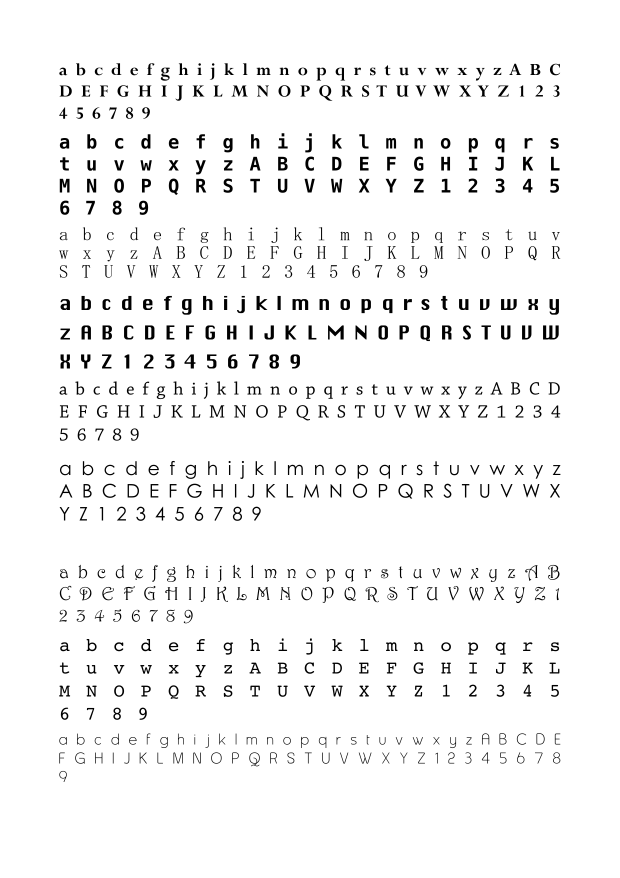
#> input picture training/training1.png, 1240 x 1755 px (shown at 1/2 size); its folder holds only this picture in this run
$ python Training_images_to_character.py   (older library calls are emulated)
#> lines starting #> are read from the running program, lines starting #| are printed output that depends on the picture; after the words box and inside, x2 and y2 are one past the last pixel; in counts of white or black regions, pixels touching at a corner belong together
### Extract_Letters_from_Image.py
import numpy as np
import matplotlib.pyplot as plt
import matplotlib.patches as mpatches
import os
from skimage.morphology import label
from skimage.measure import regionprops
from skimage.transform import resize
from scipy.misc import imread
class Extract_Letters:
    def extractFile(self, filename):
#> called with filename = 'training/training1.png'
        image = imread(filename,1)

        #apply threshold in order to make the image binary
        bw = image < 120
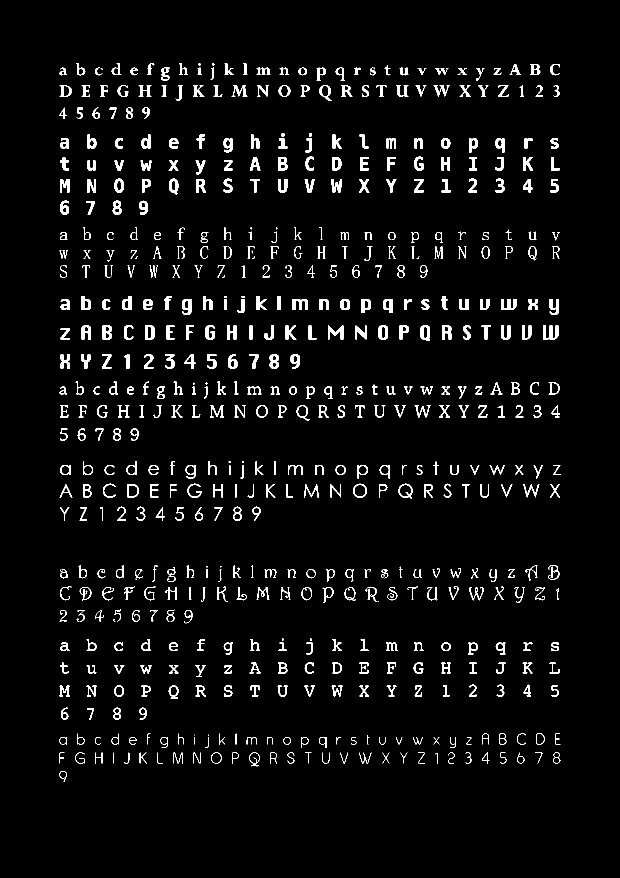
#> bw: shape (1755, 1240) bool (shown at 1/2 size); 4% white; 592 white regions (34 under 20 px), largest, box (x1, y1, x2, y2) and area: (1086, 651, 1117, 679) 523, (585, 598, 616, 620) 432, (656, 651, 687, 679) 422

        # remove artifacts connected to image border
        cleared = bw.copy()
        #clear_border(cleared)

        # label image regions
        label_image = label(cleared,neighbors=8)
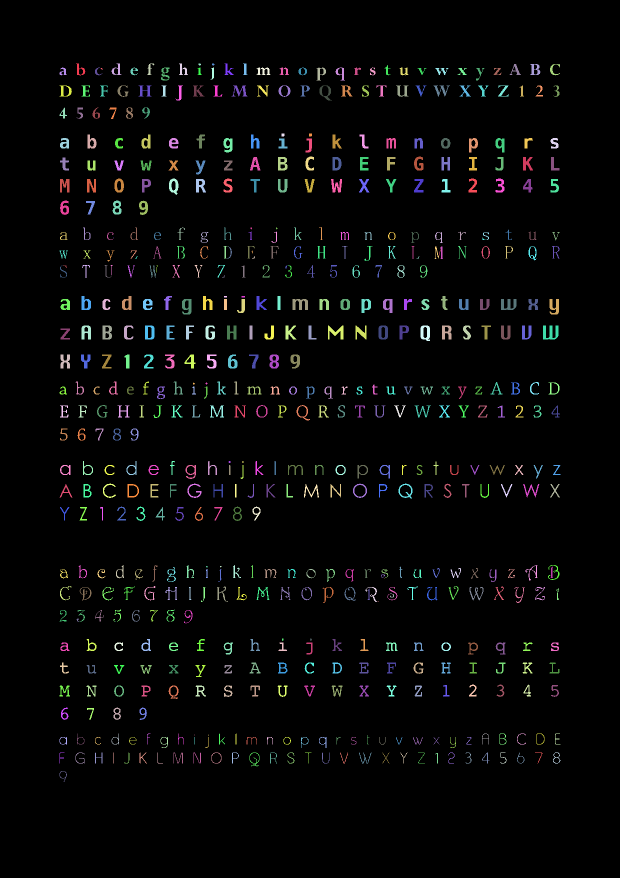
#> label_image: shape (1755, 1240) int32 (shown at 1/2 size); 593 distinct labels, from 0 to 592; one colour per label, 0 black
        borders = np.logical_xor(bw, cleared)
#> borders: shape (1755, 1240) bool; every value is 0
        label_image[borders] = -1


        # fig = plt.figure()
        #ax = fig.add_subplot(131)
        #ax.imshow(bw, cmap='jet')
        image0 = imread(filename)
#> image0 is the input picture: shape (1755, 1240, 3); min 0, max 255, mean 244.5
        fig, ax = plt.subplots(ncols=1, nrows=1, figsize=(20, 20))
        ax.imshow(image0, cmap='jet')

        letters = list()
        order = list()

        for region in regionprops(label_image):
            minr, minc, maxr, maxc = region.bbox
            # skip small images
            if maxc - minc > len(image)/250: # better to use height rather than area.
                rect = mpatches.Rectangle((minc, minr), maxc - minc, maxr - minr,
                                      fill=False, edgecolor='red', linewidth=2)
                order.append(region.bbox)

                ax.add_patch(rect)
#> this loop made 592 passes
#> (minr, minc, maxr, maxc) on passes 1 to 3: (127, 152, 151, 171), (127, 223, 150, 243), (127, 294, 150, 309)
#> after the loop, order = 527 items, first 6: (127, 152, 151, 171), (127, 223, 150, 243), (127, 294, 150, 309), (127, 358, 150, 376), (127, 449, 150, 468), (127, 486, 150, 495)

        Character_found_dir='/'.join(filename.replace('/','/Character_found/').split('/')[0:-1])
        if not os.path.exists(Character_found_dir):
            os.makedirs(Character_found_dir)
        plt.savefig(filename.replace('/','/Character_found/'))
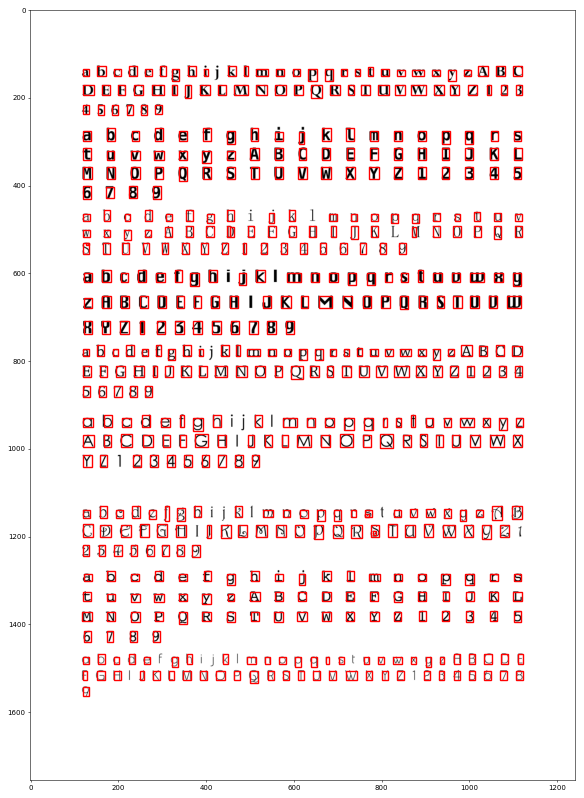
#> figure drawn by matplotlib, 1 panel
        #sort the detected characters left->right, top->bottom
        lines = list()
        first_in_line = ''
        counter = 0

        #worst case scenario there can be 1 character per line
        for x in range(len(order)):
            lines.append([])
#> after the loop, lines = 527 items, first 6: [], [], [], [], [], []

        for character in order:
            if first_in_line == '':
                first_in_line = character
                lines[counter].append(character)
            elif abs(character[0] - first_in_line[0]) < (first_in_line[2] - first_in_line[0]):
                lines[counter].append(character)
            elif abs(character[0] - first_in_line[0]) > (first_in_line[2] - first_in_line[0]):
                first_in_line = character
                counter += 1
                lines[counter].append(character)
#> this loop made 527 passes
#> first_in_line on passes 1, 29, 55, 61, 80, 99, 118, 122: (127, 152, 151, 171), (171, 119, 193, 144), (215, 119, 237, 134), (269, 175, 297, 193), (313, 611, 341, 628), (357, 229, 385, 248), (401, 120, 430, 138), (455, 166, 480, 181)
#> after the loop, counter = 28


        for x in range(len(lines)):
            lines[x].sort(key=lambda tup: tup[1])

        final = list()
        prev_tr = 0
        prev_line_br = 0

        for i in range(len(lines)):
            for j in range(len(lines[i])):
                tl_2 = lines[i][j][1]
                bl_2 = lines[i][j][0]
                if tl_2 > prev_tr and bl_2 > prev_line_br:
                    tl,tr,bl,br = lines[i][j]
                    letter_raw = bw[tl:bl,tr:br]
                    letter_norm = resize(letter_raw ,(20 ,20))
                    final.append(letter_norm)
                    prev_tr = lines[i][j][3]
                if j == (len(lines[i])-1):
                    prev_line_br = lines[i][j][2]
            prev_tr = 0
            tl_2 = 0
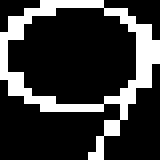
#> letter_norm: shape (20, 20) bool (shown 8 times larger); 21.5% white in thin lines or dots
#> after the loop, bl = 1564; br = 134; final = 523 items; tl = 1542; tr = 119
        print ('Characters recognized: ' + str(len(final)))
#| Characters recognized: 523
        return final


    def __init__(self):
        print ("Extracting characters...")

### Training_images_to_character.py
import os
import glob
import time
from scipy.misc import imread,imsave
from skimage.segmentation import clear_border
from Extract_Letters_from_Image import Extract_Letters

start_time = time.time()
extract = Extract_Letters()

training_files=glob.glob('training/*.png')

folder_string = 'abcdefghijklmnopqrstuvwxyzabcdefghijklmnopqrstuvwxyz123456789'
name_counter = 600
for files in training_files:
    files=files.replace('\\','/')
    letters = extract.extractFile(files)
#> letters = 523 items

    string_counter = 0

    for i in letters:
        if string_counter > 60:
            string_counter = 0
        directory='training_characters_images/' + str(folder_string[string_counter])
        if not os.path.exists(directory):
            os.makedirs(directory)
#> (the run stopped early here; a loop or call above may not have finished)
